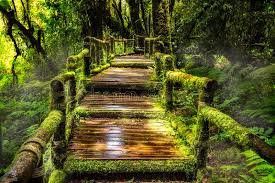
#> input picture _notebooks/images/bridge.jpg, 275 x 183 px
$ jupyter execute 2023-03-07-Image_Compression.ipynb
#> lines starting #> are read from the running program, lines starting #| are printed output that depends on the picture
# Image Compression

- title: Image Compression
- toc: true
- badges: false
- categories: [images, compression]
- permalink: /imagecompression

[cell 1]
from IPython.display import Image, display
from pathlib import Path  # https://medium.com/@ageitgey/python-3-quick-tip-the-easy-way-to-deal-with-file-paths-on-windows-mac-and-linux-11a072b58d5f

# prepares a series of images
def image_data(path=Path("images/"), images=None):  # path of static images is defaulted
    if images is None:  # default image
        images = [
            {'source': "Peter Carolin", 'label': "Clouds Impression", 'file': "clouds-impression.png"},
            {'source': "Peter Carolin", 'label': "Lassen Volcano", 'file': "lassen-volcano.png"}
        ]
    for image in images:
        # File to open
        image['filename'] = path / image['file']  # file with path
    return images

def image_display(images):
    for image in images:
        display(Image(filename=image['filename']))


# Run this as standalone tester to see sample data printed in Jupyter terminal
if __name__ == "__main__":
    # print parameter supplied image
    green_square = image_data(images=[{'source': "Internet", 'label': "Green Square", 'file': "green-square-16.png"}])
    image_display(green_square)

    # display default images from image_data()
    default_images = image_data()
    image_display(default_images)

[cell 2]
import numpy as np
from PIL import Image

# Load the image
image = Image.open('images/bridge.jpg')
#> image is the input picture: PIL image 275x183 RGB; mean R, G, B 87.6, 88.7, 38.8

# Add a title to the image
image.info['Title'] = 'Redscaled'

# Convert the image to a NumPy array
img_array = np.asarray(image)

# Convert the array to binary representation
binary_pixels = np.unpackbits(img_array, axis=-1)

# Convert the binary representation to hexadecimal
hex_pixels = np.apply_along_axis(lambda x: hex(int(''.join(map(str, x)), 2))[2:].zfill(2), -1, binary_pixels)

# Display the binary and hexadecimal pixels
#print("Binary pixels:\n", binary_pixels)
#print("Hexadecimal pixels:\n", hex_pixels)

# Create a copy of the array
red_img = np.copy(img_array)

# Set the green and blue channels to 0, leaving only the red channel
red_img[:, :, 1] = 0
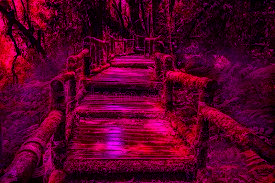
#> red_img: shape (183, 275, 3); mean R, G, B 87.6, 0, 38.8
red_img[:, :, 2] = 0
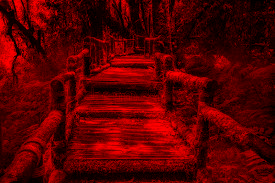
#> red_img: shape (183, 275, 3); mean R, G, B 87.6, 0, 0

# Convert the NumPy array back to an image
red_image = Image.fromarray(red_img)

# Save the red-scale image
red_image.save('images/bat.png')

# Resize the image to half its original size
resized_image = red_image.resize((red_image.width // 2, red_image.height // 2))
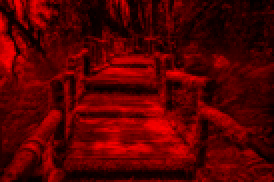
#> resized_image: PIL image 137x91 RGB (shown 2 times larger); mean R, G, B 87.6, 0, 0

print(image.info)
#| {'jfif': 257, 'jfif_version': (1, 1), 'jfif_unit': 0, 'jfif_density': (1, 1), 'Title': 'Redscaled'}


# Show the resized image
resized_image.show()
